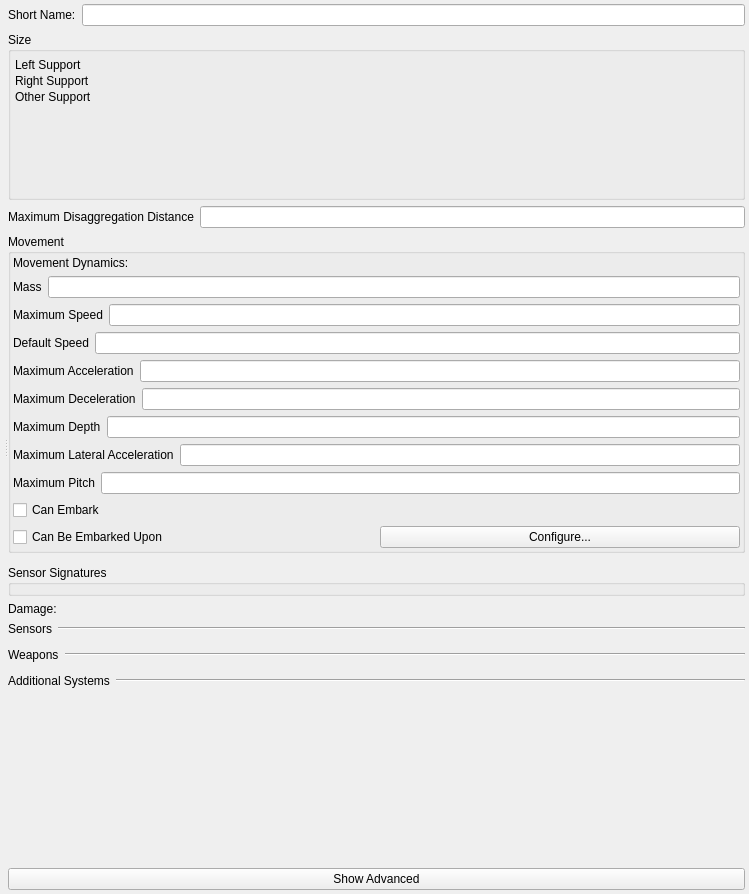
<?xml version="1.0" encoding="UTF-8"?>
<ui version="4.0">
 <class>Form</class>
 <widget class="QWidget" name="Form">
  <property name="geometry">
   <rect>
    <x>0</x>
    <y>0</y>
    <width>749</width>
    <height>894</height>
   </rect>
  </property>
  <property name="windowTitle">
   <string>Form</string>
  </property>
  <layout class="QVBoxLayout" name="verticalLayout_9">
   <property name="margin">
    <number>4</number>
   </property>
   <item>
    <widget class="QSplitter" name="splitter">
     <property name="orientation">
      <enum>Qt::Horizontal</enum>
     </property>
     <widget class="QWidget" name="layoutWidget">
      <layout class="QVBoxLayout" name="verticalLayout_8">
       <property name="margin">
        <number>0</number>
       </property>
       <item>
        <widget class="QWidget" name="myGeneralCanvas" native="true">
         <property name="sizePolicy">
          <sizepolicy hsizetype="MinimumExpanding" vsizetype="Fixed">
           <horstretch>0</horstretch>
           <verstretch>0</verstretch>
          </sizepolicy>
         </property>
         <property name="element_type" stdset="0">
          <string>general_canvas</string>
         </property>
        </widget>
       </item>
       <item>
        <widget class="QWidget" name="myDisplayWidget" native="true">
         <property name="element_type" stdset="0">
          <string>display_widget_canvas</string>
         </property>
        </widget>
       </item>
      </layout>
     </widget>
     <widget class="QWidget" name="layoutWidget">
      <layout class="QVBoxLayout" name="verticalLayout_7">
       <item>
        <layout class="QHBoxLayout" name="horizontalLayout">
         <item>
          <widget class="QLabel" name="short_name_label">
           <property name="text">
            <string>Short Name:</string>
           </property>
          </widget>
         </item>
         <item>
          <widget class="QLineEdit" name="short_name"/>
         </item>
        </layout>
       </item>
       <item>
        <widget class="QGroupBox" name="boundingVolumeGroupBox">
         <property name="title">
          <string>Size</string>
         </property>
         <layout class="QGridLayout" name="gridLayout_3">
          <property name="sizeConstraint">
           <enum>QLayout::SetNoConstraint</enum>
          </property>
          <property name="margin">
           <number>4</number>
          </property>
          <property name="spacing">
           <number>2</number>
          </property>
          <item row="1" column="0" colspan="2">
           <widget class="QWidget" name="bounding_volume" native="true">
            <property name="minimumSize">
             <size>
              <width>0</width>
              <height>0</height>
             </size>
            </property>
           </widget>
          </item>
          <item row="2" column="0">
           <widget class="QLabel" name="left_support_label">
            <property name="sizePolicy">
             <sizepolicy hsizetype="Minimum" vsizetype="Minimum">
              <horstretch>0</horstretch>
              <verstretch>0</verstretch>
             </sizepolicy>
            </property>
            <property name="text">
             <string>Left Support</string>
            </property>
           </widget>
          </item>
          <item row="2" column="1">
           <widget class="QWidget" name="left_support" native="true">
            <property name="sizePolicy">
             <sizepolicy hsizetype="MinimumExpanding" vsizetype="Minimum">
              <horstretch>0</horstretch>
              <verstretch>0</verstretch>
             </sizepolicy>
            </property>
            <property name="element_type" stdset="0">
             <string>vector-parameter-data</string>
            </property>
            <property name="single_row" stdset="0">
             <bool>true</bool>
            </property>
            <property name="default_value" stdset="0">
             <string>1,-1,0</string>
            </property>
           </widget>
          </item>
          <item row="3" column="0">
           <widget class="QLabel" name="right_support_label">
            <property name="sizePolicy">
             <sizepolicy hsizetype="Minimum" vsizetype="Minimum">
              <horstretch>0</horstretch>
              <verstretch>0</verstretch>
             </sizepolicy>
            </property>
            <property name="text">
             <string>Right Support</string>
            </property>
           </widget>
          </item>
          <item row="3" column="1">
           <widget class="QWidget" name="right_support" native="true">
            <property name="sizePolicy">
             <sizepolicy hsizetype="MinimumExpanding" vsizetype="Minimum">
              <horstretch>0</horstretch>
              <verstretch>0</verstretch>
             </sizepolicy>
            </property>
            <property name="element_type" stdset="0">
             <string>vector-parameter-data</string>
            </property>
            <property name="single_row" stdset="0">
             <bool>true</bool>
            </property>
            <property name="default_value" stdset="0">
             <string>1,1,0</string>
            </property>
           </widget>
          </item>
          <item row="4" column="0">
           <widget class="QLabel" name="other_support_label">
            <property name="sizePolicy">
             <sizepolicy hsizetype="Minimum" vsizetype="Minimum">
              <horstretch>0</horstretch>
              <verstretch>0</verstretch>
             </sizepolicy>
            </property>
            <property name="text">
             <string>Other Support</string>
            </property>
           </widget>
          </item>
          <item row="4" column="1">
           <widget class="QWidget" name="other_support" native="true">
            <property name="sizePolicy">
             <sizepolicy hsizetype="MinimumExpanding" vsizetype="Minimum">
              <horstretch>0</horstretch>
              <verstretch>0</verstretch>
             </sizepolicy>
            </property>
            <property name="element_type" stdset="0">
             <string>vector-parameter-data</string>
            </property>
            <property name="single_row" stdset="0">
             <bool>true</bool>
            </property>
            <property name="default_value" stdset="0">
             <string>-1,0,0</string>
            </property>
           </widget>
          </item>
          <item row="5" column="0" colspan="2">
           <widget class="QWidget" name="bv_and_sv_calcs" native="true">
            <property name="sizePolicy">
             <sizepolicy hsizetype="MinimumExpanding" vsizetype="MinimumExpanding">
              <horstretch>0</horstretch>
              <verstretch>0</verstretch>
             </sizepolicy>
            </property>
            <property name="minimumSize">
             <size>
              <width>0</width>
              <height>0</height>
             </size>
            </property>
            <property name="calculate_bounding_volume" stdset="0">
             <bool>true</bool>
            </property>
            <property name="calculate_support_points" stdset="0">
             <bool>true</bool>
            </property>
            <property name="element_type" stdset="0">
             <string>bv_sp_calc_widget</string>
            </property>
           </widget>
          </item>
         </layout>
        </widget>
       </item>
       <item>
        <layout class="QHBoxLayout" name="horizontalLayout_2">
         <item>
          <widget class="QLabel" name="disaggregation_range_label">
           <property name="text">
            <string>Maximum Disaggregation Distance</string>
           </property>
          </widget>
         </item>
         <item>
          <widget class="QLineEdit" name="disaggregation_range">
           <property name="display-units" stdset="0">
            <string>meters</string>
           </property>
           <property name="source-units" stdset="0">
            <string>meters</string>
           </property>
           <property name="hide_by_default" stdset="0">
            <bool>true</bool>
           </property>
          </widget>
         </item>
        </layout>
       </item>
       <item>
        <widget class="QGroupBox" name="movementGroupBox">
         <property name="title">
          <string>Movement</string>
         </property>
         <layout class="QVBoxLayout" name="verticalLayout">
          <property name="margin">
           <number>2</number>
          </property>
          <item>
           <layout class="QHBoxLayout" name="horizontalLayout_7">
            <item>
             <widget class="QLabel" name="movement_system_label">
              <property name="text">
               <string>Movement Dynamics:</string>
              </property>
             </widget>
            </item>
            <item>
             <widget class="QWidget" name="movement_system" native="true">
              <property name="category" stdset="0">
               <string>movement</string>
              </property>
              <property name="none-selected-text" stdset="0">
               <string>Immobile</string>
              </property>
              <property name="element_type" stdset="0">
               <string>single_system_selector</string>
              </property>
             </widget>
            </item>
           </layout>
          </item>
          <item>
           <layout class="QHBoxLayout" name="horizontalLayout_3">
            <item>
             <widget class="QLabel" name="mass_label">
              <property name="text">
               <string>Mass</string>
              </property>
             </widget>
            </item>
            <item>
             <widget class="QLineEdit" name="mass">
              <property name="source-units" stdset="0">
               <string>kilograms</string>
              </property>
              <property name="display-units" stdset="0">
               <string>kilograms</string>
              </property>
             </widget>
            </item>
           </layout>
          </item>
          <item>
           <layout class="QHBoxLayout" name="horizontalLayout_4">
            <item>
             <widget class="QLabel" name="max_speed_label">
              <property name="text">
               <string>Maximum Speed</string>
              </property>
             </widget>
            </item>
            <item>
             <widget class="QLineEdit" name="max_speed">
              <property name="source-units" stdset="0">
               <string>meters-per-second</string>
              </property>
              <property name="display-units" stdset="0">
               <string>kilometers-per-hour</string>
              </property>
             </widget>
            </item>
           </layout>
          </item>
          <item>
           <layout class="QHBoxLayout" name="horizontalLayout_14">
            <item>
             <widget class="QLabel" name="ordered_speed_label">
              <property name="text">
               <string>Default Speed</string>
              </property>
             </widget>
            </item>
            <item>
             <widget class="QLineEdit" name="ordered_speed">
              <property name="source-units" stdset="0">
               <string>meters-per-second</string>
              </property>
              <property name="display-units" stdset="0">
               <string>kilometers-per-hour</string>
              </property>
             </widget>
            </item>
           </layout>
          </item>
          <item>
           <layout class="QHBoxLayout" name="horizontalLayout_15">
            <item>
             <widget class="QLabel" name="max_acceleration_label">
              <property name="text">
               <string>Maximum Acceleration</string>
              </property>
             </widget>
            </item>
            <item>
             <widget class="QLineEdit" name="max_acceleration">
              <property name="source-units" stdset="0">
               <string>meters-per-second2</string>
              </property>
              <property name="display-units" stdset="0">
               <string>meters-per-second2</string>
              </property>
             </widget>
            </item>
           </layout>
          </item>
          <item>
           <layout class="QHBoxLayout" name="horizontalLayout_16">
            <item>
             <widget class="QLabel" name="max_deceleration_label">
              <property name="text">
               <string>Maximum Deceleration</string>
              </property>
             </widget>
            </item>
            <item>
             <widget class="QLineEdit" name="max_deceleration">
              <property name="source-units" stdset="0">
               <string>meters-per-second2</string>
              </property>
              <property name="display-units" stdset="0">
               <string>meters-per-second2</string>
              </property>
             </widget>
            </item>
           </layout>
          </item>
          <item>
           <layout class="QHBoxLayout" name="horizontalLayout_17">
            <item>
             <widget class="QLabel" name="max_depth_label">
              <property name="text">
               <string>Maximum Depth</string>
              </property>
             </widget>
            </item>
            <item>
             <widget class="QLineEdit" name="max_depth">
              <property name="source-units" stdset="0">
               <string>meters</string>
              </property>
              <property name="display-units" stdset="0">
               <string>meters</string>
              </property>
             </widget>
            </item>
           </layout>
          </item>
          <item>
           <layout class="QHBoxLayout" name="horizontalLayout_1000">
            <item>
             <widget class="QLabel" name="max_lateral_acceleration_label">
              <property name="text">
               <string>Maximum Lateral Acceleration</string>
              </property>
             </widget>
            </item>
            <item>
             <widget class="QLineEdit" name="max_lateral_acceleration">
              <property name="source-units" stdset="0">
               <string>meters-per-second2</string>
              </property>
              <property name="display-units" stdset="0">
               <string>meters-per-second2</string>
              </property>
             </widget>
            </item>
           </layout>
          </item>
          <item>
           <layout class="QHBoxLayout" name="horizontalLayout_6">
            <item>
             <widget class="QLabel" name="max_slope_label">
              <property name="text">
               <string>Maximum Pitch</string>
              </property>
              <property name="source_units" stdset="0">
               <string>radians</string>
              </property>
              <property name="display_units" stdset="0">
               <string>degrees</string>
              </property>
             </widget>
            </item>
            <item>
             <widget class="QLineEdit" name="max_slope">
              <property name="source-units" stdset="0">
               <string>radians</string>
              </property>
              <property name="display-units" stdset="0">
               <string>radians</string>
              </property>
             </widget>
            </item>
           </layout>
          </item>
          <item>
           <widget class="QCheckBox" name="can_embark">
            <property name="text">
             <string>Can Embark</string>
            </property>
            <property name="element_type" stdset="0">
             <string>DtRwBoolean</string>
            </property>
           </widget>
          </item>
          <item>
           <layout class="QHBoxLayout" name="horizontalLayout_12">
            <item>
             <widget class="QCheckBox" name="can_be_embarked_upon">
              <property name="text">
               <string>Can Be Embarked Upon</string>
              </property>
              <property name="element_type" stdset="0">
               <string>DtRwBoolean</string>
              </property>
             </widget>
            </item>
            <item>
             <widget class="QPushButton" name="configure_embarkation">
              <property name="text">
               <string>Configure...</string>
              </property>
              <property name="enable_if_checked" stdset="0">
               <string>can_be_embarked_upon</string>
              </property>
              <property name="slot" stdset="0">
               <string>change_embarkation</string>
              </property>
              <property name="element_type" stdset="0">
               <string>push_button</string>
              </property>
              <property name="disable_if_multiple_selection" stdset="0">
               <bool>true</bool>
              </property>
             </widget>
            </item>
           </layout>
          </item>
         </layout>
        </widget>
       </item>
       <item>
        <layout class="QVBoxLayout" name="verticalLayout_10">
         <item>
          <widget class="QWidget" name="object_geometry_filename" native="true">
           <property name="element_type" stdset="0">
            <string>object-geometry</string>
           </property>
          </widget>
         </item>
        </layout>
       </item>
       <item>
        <widget class="QGroupBox" name="sensorSignaturesGroupBox">
         <property name="title">
          <string>Sensor Signatures</string>
         </property>
         <layout class="QVBoxLayout" name="verticalLayout_3">
          <property name="spacing">
           <number>2</number>
          </property>
          <property name="margin">
           <number>2</number>
          </property>
          <item>
           <widget class="QWidget" name="sensor_signatures" native="true">
            <property name="default-signatures" stdset="0">
             <string>visual-signature=3.0;radar-signature=10.0;infrared-signature=4.0;passive-sonar-signature:Passive Sonar=4.0;active-sonar-signature:Active Sonar=4.0;mad-signature:MAD Sensor=4.0</string>
            </property>
           </widget>
          </item>
         </layout>
        </widget>
       </item>
       <item>
        <layout class="QHBoxLayout" name="horizontalLayout_8">
         <item>
          <widget class="QLabel" name="damage_system_label">
           <property name="text">
            <string>Damage:</string>
           </property>
          </widget>
         </item>
         <item>
          <widget class="QWidget" name="damage_system" native="true">
           <property name="category" stdset="0">
            <string>damage</string>
           </property>
           <property name="none-selected-text" stdset="0">
            <string>Undamagable</string>
           </property>
           <property name="element_type" stdset="0">
            <string>single_system_selector</string>
           </property>
          </widget>
         </item>
        </layout>
       </item>
       <item>
        <layout class="QVBoxLayout" name="verticalLayout_4">
         <item>
          <layout class="QHBoxLayout" name="horizontalLayout_9">
           <item>
            <widget class="QLabel" name="sensor_system_selector_label">
             <property name="sizePolicy">
              <sizepolicy hsizetype="Fixed" vsizetype="Fixed">
               <horstretch>0</horstretch>
               <verstretch>0</verstretch>
              </sizepolicy>
             </property>
             <property name="text">
              <string>Sensors</string>
             </property>
            </widget>
           </item>
           <item>
            <widget class="Line" name="line">
             <property name="orientation">
              <enum>Qt::Horizontal</enum>
             </property>
            </widget>
           </item>
          </layout>
         </item>
         <item>
          <widget class="QWidget" name="sensor_system_selector" native="true">
           <property name="category" stdset="0">
            <string>sensor</string>
           </property>
           <property name="element_type" stdset="0">
            <string>multi_system_selector</string>
           </property>
          </widget>
         </item>
        </layout>
       </item>
       <item>
        <layout class="QVBoxLayout" name="verticalLayout_5">
         <item>
          <layout class="QHBoxLayout" name="horizontalLayout_10">
           <item>
            <widget class="QLabel" name="weapon_system_selector_label">
             <property name="sizePolicy">
              <sizepolicy hsizetype="Fixed" vsizetype="Fixed">
               <horstretch>0</horstretch>
               <verstretch>0</verstretch>
              </sizepolicy>
             </property>
             <property name="text">
              <string>Weapons</string>
             </property>
            </widget>
           </item>
           <item>
            <widget class="Line" name="line_2">
             <property name="orientation">
              <enum>Qt::Horizontal</enum>
             </property>
            </widget>
           </item>
          </layout>
         </item>
         <item>
          <widget class="QWidget" name="weapon_system_selector" native="true">
           <property name="category" stdset="0">
            <string>weapon</string>
           </property>
           <property name="element_type" stdset="0">
            <string>multi_system_selector</string>
           </property>
          </widget>
         </item>
        </layout>
       </item>
       <item>
        <layout class="QVBoxLayout" name="verticalLayout_6">
         <item>
          <layout class="QHBoxLayout" name="horizontalLayout_11">
           <item>
            <widget class="QLabel" name="other_system_selector_label">
             <property name="sizePolicy">
              <sizepolicy hsizetype="Fixed" vsizetype="Fixed">
               <horstretch>0</horstretch>
               <verstretch>0</verstretch>
              </sizepolicy>
             </property>
             <property name="text">
              <string>Additional Systems</string>
             </property>
            </widget>
           </item>
           <item>
            <widget class="Line" name="line_3">
             <property name="orientation">
              <enum>Qt::Horizontal</enum>
             </property>
            </widget>
           </item>
          </layout>
         </item>
         <item>
          <widget class="QWidget" name="other_system_selector" native="true">
           <property name="category" stdset="0">
            <string>other</string>
           </property>
           <property name="element_type" stdset="0">
            <string>multi_system_selector</string>
           </property>
          </widget>
         </item>
        </layout>
       </item>
       <item>
        <spacer name="verticalSpacer">
         <property name="orientation">
          <enum>Qt::Vertical</enum>
         </property>
         <property name="sizeHint" stdset="0">
          <size>
           <width>20</width>
           <height>18</height>
          </size>
         </property>
        </spacer>
       </item>
       <item>
        <widget class="QPushButton" name="myShowAdvanced">
         <property name="text">
          <string>Show Advanced</string>
         </property>
         <property name="checkable">
          <bool>true</bool>
         </property>
         <property name="signal_slot" stdset="0">
          <string>toggled(bool);this;showHiddenControls(bool)</string>
         </property>
        </widget>
       </item>
      </layout>
     </widget>
    </widget>
   </item>
  </layout>
 </widget>
 <resources/>
 <connections/>
</ui>
